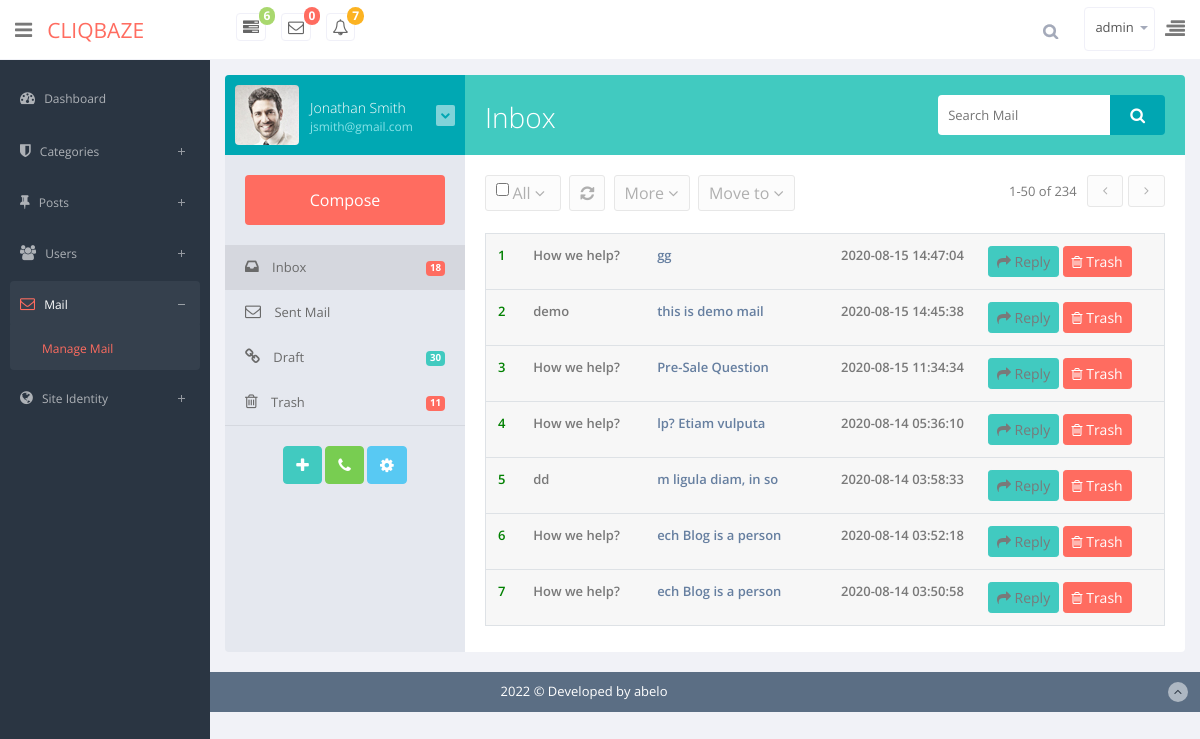
The page /Blog-php/admin/inbox.php (signed in) on the database its author committed.
### tables this page shows
CREATE TABLE `mails` (
  `id` int(5) NOT NULL,
  `name` varchar(150) NOT NULL,
  `email` varchar(150) NOT NULL,
  `subject` varchar(200) NOT NULL,
  `phone` varchar(16) NOT NULL,
  `message` text NOT NULL,
  `status` tinyint(3) NOT NULL,
  `date` timestamp NOT NULL DEFAULT current_timestamp()
);

### Blog-php/app/classes/Database.php (called while the page is built, shortened)
<?php
class Database
{
    public static function db()
    {
        $link = mysqli_connect('localhost:3306','root','','blog_oop');
        return $link;
    }
}

### Blog-php/app/classes/Mail.php (called while the page is built, shortened)
<?php
class Mail
{
    public static   function showAllMail(){
        $sql = "SELECT * FROM `mails` WHERE status !=0 ORDER BY id DESC";
        $result = mysqli_query(Database::db(),$sql);
        if($result){
            return $result;
        }else{
            return false;
        }
    }
    public  static  function countAllMail(){
        $sql = "SELECT * FROM `mails` ";
        $result = mysqli_query(Database::db(),$sql);
        if($result){
            $count = mysqli_num_rows($result);
            return $count;
        }else{
            return false;
        }
    }
    public static   function countNewMail(){
        $sql = "SELECT * FROM `mails` WHERE status = 1";
        $result = mysqli_query(Database::db(),$sql);
        if($result){
            $count = mysqli_num_rows($result);
            return $count;
        }else{
            return false;
        }
    }
    public static   function countAllTrashMail(){
        $sql = "SELECT * FROM `mails` WHERE status = 0 ";
        $result = mysqli_query(Database::db(),$sql);
        if($result){
            $count = mysqli_num_rows($result);
            return $count;
        }else{
            return false;
        }
    }
}

### Blog-php/app/classes/UserLogin.php (called while the page is built, shortened)
<?php
class UserLogin
{
    public  static  function loginUserData($username){
        $sql = " SELECT * FROM `daniel_users` WHERE `username` = '$username' ";
        $res = mysqli_query(Database::db(),$sql);
        if($res){
            $data = mysqli_fetch_assoc($res);
            return $data;
        }else{
            return false;
        }
    }
}

### Blog-php/admin/inbox-body.php (the view, shortened to what this page needs)
<div class="inbox-body">
    <div class="mail-option">
        <div class="chk-all">
            <input type="checkbox" class="mail-checkbox mail-group-checkbox">
            <div class="btn-group">
                <a class="btn mini all" href="#" data-toggle="dropdown">
                    All
                    <i class="fa fa-angle-down "></i>
                </a>
            </div>
        </div>
        <div class="btn-group">
            <a class="btn mini tooltips" href="#" data-toggle="dropdown" data-placement="top" data-original-title="Refresh">
                <i class=" fa fa-refresh"></i>
            </a>
        </div>
        <div class="btn-group hidden-phone">
            <a class="btn mini blue" href="#" data-toggle="dropdown">
                More
                <i class="fa fa-angle-down "></i>
            </a>
        </div>
        <div class="btn-group">
            <a class="btn mini blue" href="#" data-toggle="dropdown">
                Move to
                <i class="fa fa-angle-down "></i>
            </a>
        </div>
        <ul class="unstyled inbox-pagination">
            <li><span>1-50 of 234</span></li>
            <li>
                <a href="#" class="np-btn"><i class="fa fa-angle-left  pagination-left"></i></a>
            </li>
            <li>
                <a href="#" class="np-btn"><i class="fa fa-angle-right pagination-right"></i></a>
            </li>
        </ul>
    </div>
    <table class="table table-inbox table-hover">
        <tbody>
        <?php
        $res = Mail::showAllMail();
        $i=0;
        while ($row = mysqli_fetch_assoc($res)){ ?>
        <tr  <?= $row['status'] == 2 ? 'class="unread"' : '' ?>>
            <td class="inbox-small-cells">
               <span style="<?= $row['status'] == 2 ? 'color:green' : 'color:red' ?>"><?= ++$i ?></span>
            </td>
            <td class="view-message  dont-show"><?= substr($row['subject'],0,15) ?></td>
            <td class="view-message "><a href="" data-toggle="modal" data-target="#view<?=$row['id'] ?>"><?= substr($row['message'],0,20) ?></a></td>
            <td class="view-message  text-right"><?= $row['date'] ?></td>
            <td class="view-message  ">
                <a class="btn btn-sm btn-primary"  data-toggle="modal" data-target="#ex<?= $row['id'] ?>" ><i class="fa fa-share"></i> Reply</a>
                <a href="status.php?id=<?= $row['id'] ?>&trash&inbox-body" class="btn btn-sm btn-danger"><i class="fa fa-trash-o"></i> Trash</a>
            </td>
        </tr>
        <?php } ?>
        </tbody>
    </table>
</div>

### Blog-php/admin/header.php (shortened to what this page needs)
<?php
$page = explode('/',$_SERVER['PHP_SELF']);
$page = end($page);
$name = $_SESSION['username'];
$userData = UserLogin::loginUserData("$name");
?>
<!DOCTYPE html>
<html lang="en">
<head>
    <link href="assets/summernote/dist/summernote.css" rel="stylesheet">
    <link href="css/bootstrap.min.css" rel="stylesheet">
    <link href="css/bootstrap-reset.css" rel="stylesheet">
    <link href="assets/font-awesome/css/font-awesome.css" rel="stylesheet" />
    <link href="assets/jquery-easy-pie-chart/jquery.easy-pie-chart.css" rel="stylesheet" type="text/css"
        media="screen" />
    <link rel="stylesheet" href="css/owl.carousel.css" type="text/css">
    <link href="assets/advanced-datatable/media/css/demo_page.css" rel="stylesheet" />
    <link href="assets/advanced-datatable/media/css/demo_table.css" rel="stylesheet" />
    <link rel="stylesheet" href="assets/data-tables/DT_bootstrap.css" />
    <link href="css/slidebars.css" rel="stylesheet">
    <link href="css/style.css" rel="stylesheet">
    <link href="css/style-responsive.css" rel="stylesheet" />
</head>
<body>
    <section id="container">
        <header class="header white-bg">
            <div class="sidebar-toggle-box">
                <i class="fa fa-bars"></i>
            </div>
            <a href="index.php" class="logo"><span> CliqBaze</span></a>
            <div class="nav notify-row" id="top_menu">
                <ul class="nav top-menu">
                    <li class="dropdown">
                        <a data-toggle="dropdown" class="dropdown-toggle" href="#">
                            <i class="fa fa-tasks"></i>
                            <span class="badge badge-success">6</span>
                        </a>
                    </li>
                    <li id="header_inbox_bar" class="dropdown">
                        <a data-toggle="dropdown" class="dropdown-toggle" href="#">
                            <i class="fa fa-envelope-o"></i>
                            <span class="badge badge-danger"><?= Mail::countNewMail() ?></span>
                        </a>
                    </li>
                    <li id="header_notification_bar" class="dropdown">
                        <a data-toggle="dropdown" class="dropdown-toggle" href="#">
                            <i class="fa fa-bell-o"></i>
                            <span class="badge badge-warning">7</span>
                        </a>
                    </li>
                </ul>
            </div>
            <div class="top-nav ">
                <ul class="nav pull-right top-menu">
                    <li>
                        <input type="text" class="form-control search" placeholder="Search">
                    </li>
                    <li class="dropdown">
                        <a data-toggle="dropdown" class="dropdown-toggle" href="#">
                            <span
                                class="username"><?= isset($_SESSION['username']) ? $_SESSION['username'] : '' ;?></span>
                            <b class="caret"></b>
                        </a>
                    </li>
                    <li class="sb-toggle-right">
                        <i class="fa  fa-align-right"></i>
                    </li>
                </ul>
            </div>
        </header>
        <aside>
            <div id="sidebar" class="nav-collapse ">
                <ul class="sidebar-menu" id="nav-accordion">
                    <li>
                        <a href="index.php" <?= $page == 'login.php' ? 'class="active"' : '' ?>>
                            <i class="fa fa-dashboard"></i>
                            <span>Dashboard</span>
                        </a>
                    </li>
                    <li class="sub-menu">
                        <a href="javascript:;" <?= $page == 'addcategory.php' ? 'class="active"' : '' ?>
                            <?= $page == 'managecategory.php' ? 'class="active"' : '' ?>>
                            <i class="fa fa-shield"></i>
                            <span>Categories</span>
                        </a>
                    </li>
                    <li class="sub-menu">
                        <a href="javascript:;" <?= $page == 'addpost.php' ? 'class="active"' : '' ?>
                            <?= $page == 'managepost.php' ? 'class="active"' : '' ?>>
                            <i class="fa fa-thumb-tack"></i>
                            <span>Posts</span>
                        </a>
                    </li>
                    <?php
    if($userData['role'] == 1){ ?>
                    <li class="sub-menu">
                        <a href="javascript:;" <?= $page == 'adduser.php' ? 'class="active"' : '' ?>
                            <?= $page == 'manageuser.php' ? 'class="active"' : '' ?>>
                            <i class="fa fa-users"></i>
                            <span>Users</span>
                        </a>
                    </li>
                    <?php } ?>
                    <li class="sub-menu">
                        <a href="javascript:;" <?= $page == 'inbox.php' ? 'class="active"' : '' ?>
                            <?= $page == 'draft.php' ? 'class="active"' : '' ?>
                            <?= $page == 'trash.php' ? 'class="active"' : '' ?><?= $page == 'sentmail.php' ? 'class="active"' : '' ?>>
                            <i class="fa fa-envelope-o"></i>
                            <span>Mail</span>
                        </a>
                        <ul class="sub">
                            <li <?= $page == 'inbox.php' ? 'class="active"' : '' ?>
                                <?= $page == 'draft.php' ? 'class="active"' : '' ?>
                                <?= $page == 'trash.php' ? 'class="active"' : '' ?><?= $page == 'sentmail.php' ? 'class="active"' : '' ?>>
                                <a href="inbox.php">Manage Mail</a></li>
                        </ul>
                    </li>
                    <li class="sub-menu">
                        <a href="javascript:;" <?= $page == 'logo.php' ? 'class="active"' : '' ?>
                            <?= $page == 'social.php' ? 'class="active"' : '' ?>>
                            <i class="fa  fa-globe"></i>
                            <span>Site Identity</span>
                        </a>
                    </li>
                </ul>
            </div>
        </aside>
        <section id="main-content">
            <section class="wrapper">

### Blog-php/admin/mailHeader.php (shortened to what this page needs)
<?php require_once 'header.php';
$page = explode('/',$_SERVER['PHP_SELF']);
$page = end($page);
?>
<div class="mail-box">
    <aside class="sm-side">
        <div class="user-head">
            <a href="javascript:;" class="inbox-avatar">
                <img src="img/mail-avatar.jpg" alt="">
            </a>
            <div class="user-name">
                <h5><a href="#">Jonathan Smith</a></h5>
                <span><a href="#">jsmith@gmail.com</a></span>
            </div>
            <a href="javascript:;" class="mail-dropdown float-right">
                <i class="fa fa-chevron-down"></i>
            </a>
        </div>
        <div class="inbox-body">
            <a class="btn btn-compose" data-toggle="modal" href="#myModal">
                Compose
            </a>
        </div>
        <ul class="inbox-nav inbox-divider">
            <li <?= $page == 'inbox.php' ? 'class="active"' : '' ?>>
                <a href="inbox.php"><i class="fa fa-inbox"></i> Inbox <span class="badge badge-danger float-right mt-3"><?php echo Mail::countAllMail(); ?></span></a>
            </li>
            <li <?= $page == 'sentmail.php' ? 'class="active"' : '' ?>>
                <a href="sentmail.php"><i class="fa fa-envelope-o"></i> Sent Mail</a>
            </li>
            <li <?= $page == 'draft.php' ? 'class="active"' : '' ?>>
                <a href="draft.php"><i class=" fa fa-link"></i> Draft <span class="badge badge-info float-right mt-3">30</span></a>
            </li>
            <li <?= $page == 'trash.php' ? 'class="active"' : '' ?>>
                <a href="trash.php"><i class=" fa fa-trash-o"></i> Trash <span class="badge badge-danger float-right mt-3"><?php echo Mail::countAllTrashMail(); ?></span></a>
            </li>
        </ul>
        <div class="inbox-body text-center">
            <div class="btn-group">
                <a href="javascript:;" class="btn mini btn-primary">
                    <i class="fa fa-plus"></i>
                </a>
            </div>
            <div class="btn-group">
                <a href="javascript:;" class="btn mini btn-success">
                    <i class="fa fa-phone"></i>
                </a>
            </div>
            <div class="btn-group">
                <a href="javascript:;" class="btn mini btn-info">
                    <i class="fa fa-cog"></i>
                </a>
            </div>
        </div>
    </aside>
    <aside class="lg-side">
        <div class="inbox-head">
            <h3>Inbox</h3>
            <form class="float-right position" action="#">
                <div class="input-append">
                    <input type="text" placeholder="Search Mail" class="sr-input">
                    <button type="button" class="btn sr-btn"><i class="fa fa-search"></i></button>
                </div>
            </form>
        </div>

### Blog-php/admin/inbox.php
<?php require_once 'mailHeader.php'?>
        <?php
        if($page == 'inbox.php'){
            require_once 'inbox-body.php';
        }elseif ($page == 'draft.php'){
            require_once 'draft.php';
        }
        elseif ($page == 'sentmail.php'){
            require_once 'sentmail.php';
        }
        elseif ($page == 'trash.php'){
            require_once 'trash.php';
        }
        else{
            echo $page;
        }
        ?>
    </aside>
</div>
<?php require_once 'footer.php' ?>

### Blog-php/admin/footer.php (shortened to what this page needs)
</section>
</section>
<footer class="site-footer">
    <div class="text-center">
        2022 &copy; Developed by abelo
        <a href="" class="go-top">
            <i class="fa fa-angle-up"></i>
        </a>
    </div>
</footer>
</section>
</body>
</html>

### rows shown on the page
mails: subject "How we help?", message "gg", date "2020-08-15 14:47:04"
mails: subject "demo", message "this is demo mail", date "2020-08-15 14:45:38"
mails: subject "How we help?", message "Pre-Sale Question", date "2020-08-15 11:34:34"
mails: subject "How we help?", message "lp? Etiam vulputa", date "2020-08-14 05:36:10"
mails: subject "dd", message "m ligula diam, in so", date "2020-08-14 03:58:33"
mails: subject "How we help?", message "ech Blog is a person", date "2020-08-14 03:52:18"
mails: subject "How we help?", message "ech Blog is a person", date "2020-08-14 03:50:58"

### other values the page prints
Mail::countNewMail() "0"
$_SESSION['username'] "admin"
Mail::countAllMail() "18"
Mail::countAllTrashMail() "11"
